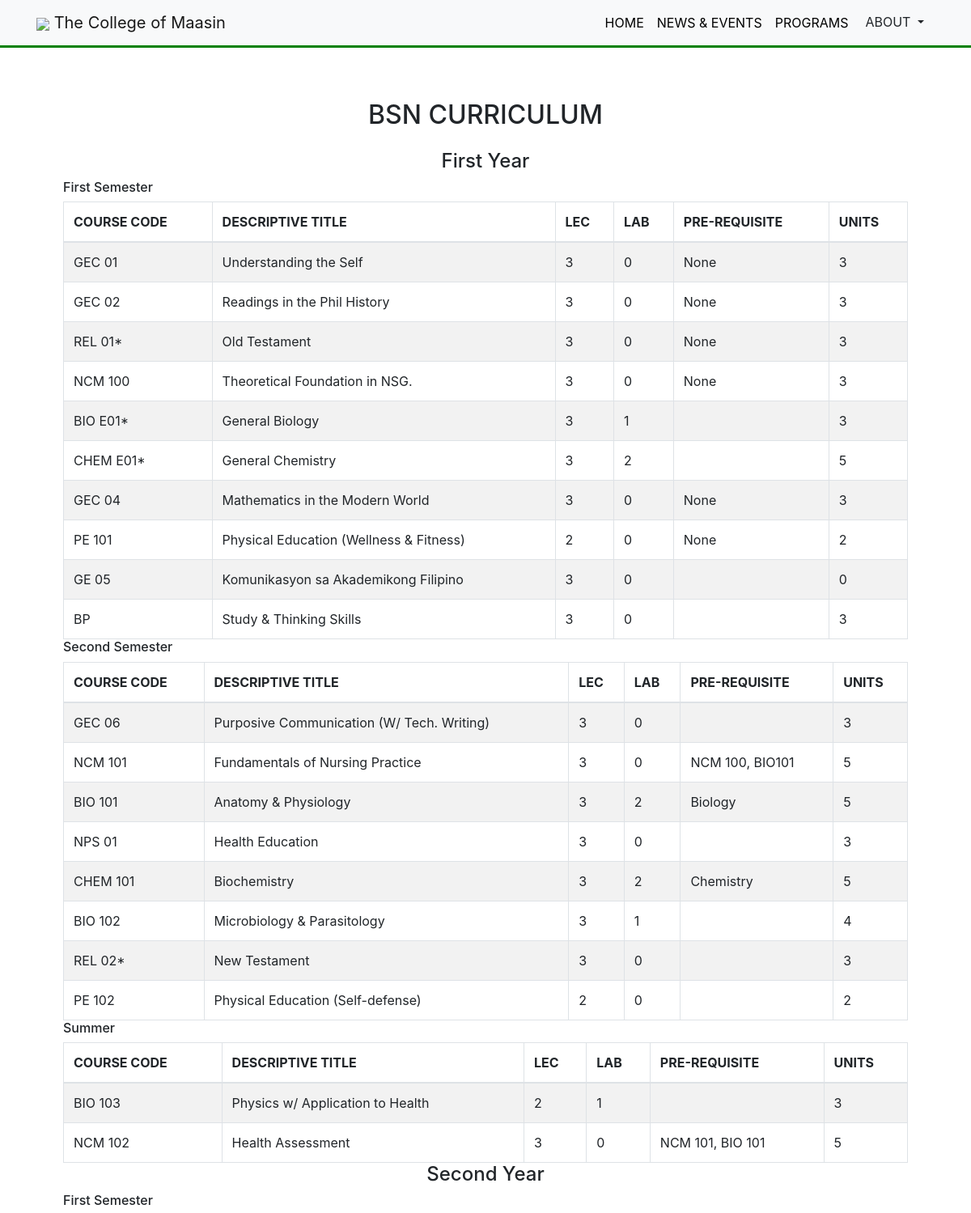
The app's page /bsn-homepage/ (upper part) with its own data.
### users/models.py (models this page shows, shortened)
class first_year_first_semester_bsn(models.Model):
    course_number       =   models.CharField(max_length=100)
    descriptive_title   =   models.CharField(max_length=100)
    lecture             =   models.CharField(max_length=100)
    lab                 =   models.CharField(max_length=100, blank=True)
    requisite           =   models.CharField(max_length=100, blank=True)
    no_of_units         =   models.CharField(max_length=100)
    class Meta:
        verbose_name = 'BSN = First Year First Semester'
        verbose_name_plural = 'BSN = First Year First Semester'

class first_year_second_semester_bsn(models.Model):
    course_number       =   models.CharField(max_length=100)
    descriptive_title   =   models.CharField(max_length=100)
    lecture             =   models.CharField(max_length=100)
    lab                 =   models.CharField(max_length=100, blank=True)
    requisite           =   models.CharField(max_length=100, blank=True)
    no_of_units         =   models.CharField(max_length=100)
    class Meta:
        verbose_name = 'BSN = First Year Second Semester'
        verbose_name_plural = 'BSN = First Year Second Semester'

class first_year_summer_bsn(models.Model):
    course_number       =   models.CharField(max_length=100)
    descriptive_title   =   models.CharField(max_length=100)
    lecture             =   models.CharField(max_length=100)
    lab                 =   models.CharField(max_length=100, blank=True)
    requisite           =   models.CharField(max_length=100, blank=True)
    no_of_units         =   models.CharField(max_length=100)
    class Meta:
        verbose_name = 'BSN = First Year Summer'
        verbose_name_plural = 'BSN = First Year Summer'

### users/views.py (the view)
# urls.py: path('bsn-homepage/',                   users_views.bsn_homepage,           name='bsn_homepage'),
def bsn_homepage(request):
    context = {
        'first_year_first_semester':        first_year_first_semester_bsn.objects.all(),
        'first_year_second_semester':       first_year_second_semester_bsn.objects.all(),
        'first_year_summer':                first_year_summer_bsn.objects.all(),
        'second_year_first_semester':       second_year_first_semester_bsn.objects.all(),
        'second_year_second_semester':      second_year_second_semester_bsn.objects.all(),
        'second_year_summer':               second_year_summer_bsn.objects.all(),
        'third_year_first_semester':        third_year_first_semester_bsn.objects.all(),
        'third_year_second_semester':       third_year_second_semester_bsn.objects.all(),
        'fourth_year_first_semester':       fourth_year_first_semester_bsn.objects.all(),
        'fourth_year_second_semester':      fourth_year_second_semester_bsn.objects.all(),
    }
    return render(request, 'users/courses/bsn-homepage.html',context)

### users/templates/users/courses/bsn-homepage.html (shortened to what this page needs)
{% extends 'base2.html' %}
{% load static %}
{% block body %}
<section id="perspectos">
    <div class="container p-5">
        <div class="row">
            <div class="col-md-12">
            <h2 class="text-center p-3">BSN CURRICULUM</h2>
            <h4 class="text-center">First Year</h4>
            <h6>First Semester</h6>
            <table id="example" class="table table-striped table-bordered" style="width:100%">
                <thead>
                    <tr>
                        <th>COURSE CODE</th>
                        <th>DESCRIPTIVE TITLE</th>
                        <th>LEC</th>
                        <th>LAB</th>
                        <th>PRE-REQUISITE</th>
                        <th>UNITS</th>
                    </tr>
                </thead>
                <tbody>
                    {% for items in first_year_first_semester %}
                    <tr>
                        <td>{{ items.course_number }}</td>
                        <td>{{ items.descriptive_title }}</td>
                        <td>{{ items.lecture }}</td>
                        <td>{{ items.lab }}</td>
                        <td>{{ items.requisite }}</td>
                        <td>{{ items.no_of_units }}</td>
                    </tr>
                    {% endfor %}
                </tbody>
            </table>
            <h6>Second Semester</h6>
            <table id="example" class="table table-striped table-bordered" style="width:100%">
                <thead>
                    <tr>
                        <th>COURSE CODE</th>
                        <th>DESCRIPTIVE TITLE</th>
                        <th>LEC</th>
                        <th>LAB</th>
                        <th>PRE-REQUISITE</th>
                        <th>UNITS</th>
                    </tr>
                </thead>
                <tbody>
                    {% for items in first_year_second_semester %}
                    <tr>
                        <td>{{ items.course_number }}</td>
                        <td>{{ items.descriptive_title }}</td>
                        <td>{{ items.lecture }}</td>
                        <td>{{ items.lab }}</td>
                        <td>{{ items.requisite }}</td>
                        <td>{{ items.no_of_units }}</td>
                    </tr>
                    {% endfor %}
                </tbody>
            </table>
            <h6>Summer</h6>
            <table id="example" class="table table-striped table-bordered" style="width:100%">
                <thead>
                    <tr>
                        <th>COURSE CODE</th>
                        <th>DESCRIPTIVE TITLE</th>
                        <th>LEC</th>
                        <th>LAB</th>
                        <th>PRE-REQUISITE</th>
                        <th>UNITS</th>
                    </tr>
                </thead>
                <tbody>
                    {% for items in first_year_summer %}
                    <tr>
                        <td>{{ items.course_number }}</td>
                        <td>{{ items.descriptive_title }}</td>
                        <td>{{ items.lecture }}</td>
                        <td>{{ items.lab }}</td>
                        <td>{{ items.requisite }}</td>
                        <td>{{ items.no_of_units }}</td>
                    </tr>
                    {% endfor %}
                </tbody>
            </table>
            <h4 class="text-center">Second Year</h4>
            <h6>First Semester</h6>
            </div>
        </div>
    </div>
</section>
{% endblock body %}

### users/templates/base2.html (shortened to what this page needs)
{% load static %}
<!doctype html>
<html lang="en">
  <head>
    <link rel="stylesheet" href="{% static 'css/bootstrap.css' %}">
    <link rel="stylesheet" href="{% static 'css/custom.css' %}">
    <link rel="stylesheet" href="{% static 'plugins/fontawesome/css/all.css' %}">
    <link rel="stylesheet" href="{% static 'aos-master/dist/aos.css' %}">
  </head>
  <body>
    {% block nav %}
    <nav class="navbar navbar-expand-lg navbar-light bg-light sticky-top">
      <div class="container">
        <a href="{% url 'index' %}" class="navbar-brand"><img src="{% static 'assets/cm-logo.png' %}" width="50px"> The College of Maasin</a>
        <div class="collapse navbar-collapse" id="navbar1">
          <ul class="navbar-nav ml-auto">
            <li class="nav-item">
              <a href="{% url 'index' %}" class="nav-link color-black">
                HOME
              </a>
            </li>
            <li class="nav-item">
              <a href="{% url 'index' %}" class="nav-link color-black">
                NEWS & EVENTS
              </a>
            </li>
            <li class="nav-item">
              <a href="{% url 'index' %}" class="nav-link color-black">
                PROGRAMS
              </a>
            </li>
            <div class="dropdown">
              <button class="btn dropdown-toggle" type="button" id="dropdown" data-toggle="dropdown">
                ABOUT
              </button>
            </div>
          </ul>
        </div>
      </div>
    </nav>
    {% endblock nav %}
    {% block body %}{% endblock body %}
  </body>
</html>

### users/static/css/custom.css (style rules this page uses)
nav.navbar.navbar-expand-lg.navbar-light.bg-light.sticky-top { border-bottom: 3px solid green; }
html { overflow-x: hidden; }
a { text-decoration: none !important; }
.color-black { color:black !important; }
table#example { margin-bottom: 0px; }

### records on screen
first_year_first_semester_bsn: course_number "GEC 01", descriptive_title "Understanding the Self", lecture "3", lab "0", requisite "None", no_of_units "3"
first_year_first_semester_bsn: course_number "GEC 02", descriptive_title "Readings in the Phil History", lecture "3", lab "0", requisite "None", no_of_units "3"
first_year_first_semester_bsn: course_number "REL 01*", descriptive_title "Old Testament", lecture "3", lab "0", requisite "None", no_of_units "3"
first_year_first_semester_bsn: course_number "NCM 100", descriptive_title "Theoretical Foundation in NSG.", lecture "3", lab "0", requisite "None", no_of_units "3"
first_year_first_semester_bsn: course_number "BIO E01*", descriptive_title "General Biology", lecture "3", lab "1", no_of_units "3"
first_year_first_semester_bsn: course_number "CHEM E01*", descriptive_title "General Chemistry", lecture "3", lab "2", no_of_units "5"
first_year_first_semester_bsn: course_number "GEC 04", descriptive_title "Mathematics in the Modern World", lecture "3", lab "0", requisite "None", no_of_units "3"
first_year_first_semester_bsn: course_number "PE 101", descriptive_title "Physical Education (Wellness & Fitness)", lecture "2", lab "0", requisite "None", no_of_units "2"
first_year_first_semester_bsn: course_number "GE 05", descriptive_title "Komunikasyon sa Akademikong Filipino", lecture "3", lab "0", no_of_units "0"
first_year_first_semester_bsn: course_number "BP", descriptive_title "Study & Thinking Skills", lecture "3", lab "0", no_of_units "3"
first_year_second_semester_bsn: course_number "GEC 06", descriptive_title "Purposive Communication (W/ Tech. Writing)", lecture "3", lab "0", no_of_units "3"
first_year_second_semester_bsn: course_number "NCM 101", descriptive_title "Fundamentals of Nursing Practice", lecture "3", lab "0", requisite "NCM 100, BIO101", no_of_units "5"
first_year_second_semester_bsn: course_number "BIO 101", descriptive_title "Anatomy & Physiology", lecture "3", lab "2", requisite "Biology", no_of_units "5"
first_year_second_semester_bsn: course_number "NPS 01", descriptive_title "Health Education", lecture "3", lab "0", no_of_units "3"
first_year_second_semester_bsn: course_number "CHEM 101", descriptive_title "Biochemistry", lecture "3", lab "2", requisite "Chemistry", no_of_units "5"
first_year_second_semester_bsn: course_number "BIO 102", descriptive_title "Microbiology & Parasitology", lecture "3", lab "1", no_of_units "4"
first_year_second_semester_bsn: course_number "REL 02*", descriptive_title "New Testament", lecture "3", lab "0", no_of_units "3"
first_year_second_semester_bsn: course_number "PE 102", descriptive_title "Physical Education (Self-defense)", lecture "2", lab "0", no_of_units "2"
first_year_summer_bsn: course_number "BIO 103", descriptive_title "Physics w/ Application to Health", lecture "2", lab "1", no_of_units "3"
first_year_summer_bsn: course_number "NCM 102", descriptive_title "Health Assessment", lecture "3", lab "0", requisite "NCM 101, BIO 101", no_of_units "5"
